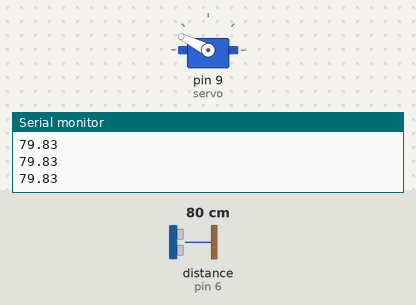
Bench run of a sketch on a simulated Arduino Uno, built with avr-gcc and run on an emulated ATmega328P. Shown: servo, the last lines printed to the serial monitor. Wiring (inferred from the names in the program): ultrasonic range finder: trigger pin 7; echo pin 6. The test bench sets the inputs (shaded band); at power-on: distance to the obstacle (sensor on pin 6) 80 cm. The echo pulse lasts 58.3 µs per cm.

Above: at 1.2 s.
1.3 s: distance to the obstacle (sensor on pin 6) set to 2 cm
At 2.4 s:
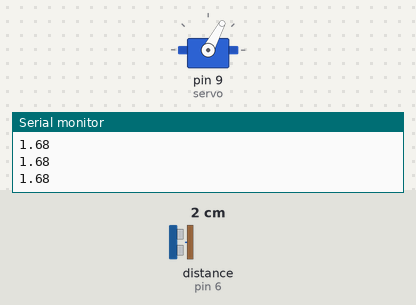
4.3 s: distance to the obstacle (sensor on pin 6) set to 18 cm
7.3 s: distance to the obstacle (sensor on pin 6) set to 35 cm
At 8.0 s:
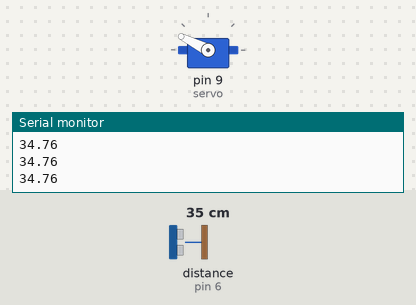
8.8 s: distance to the obstacle (sensor on pin 6) set to 9 cm
11.8 s: distance to the obstacle (sensor on pin 6) set to 60 cm
At 12.6 s:
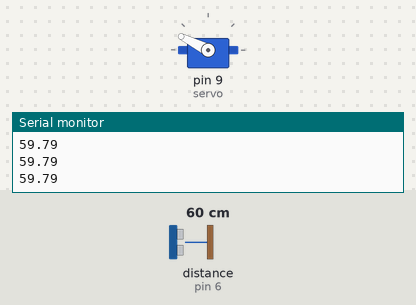
Timing chart, 0 to 14.3 s (numbered marks = the images above; inputs shaded):
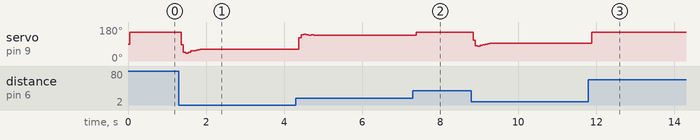

Measured:
- after the input at 7.3 s, servo on pin 9 (servo): 136° → 153° after 0.08 s
- after the input at 11.8 s, servo on pin 9 (servo): 94° → 153° after 0.08 s

The sketch:

BallandBeamCode.ino
```cpp
#include <Servo.h>
#define Umax 90//ngle of the servomotr in degrees
#define Umin -90//n angle
#define Umax_rad 1.571  // maximum angle of the servomotr in radiants
#define Umin_rad -1.571 // minimun angle
#define T 0.09 // sampling time

const int echoPin1= 6;
const int trigPin1= 7;

int pos;

Servo servo;

double setpoint, setpoint_prec;  // In meters : 30cm --> 0.3m
double y, y_prec;
double error;
double P, I, D, U;
double I_prec=0, U_prec=0, D_prec=0;
boolean Saturation = false;

double Kp =10;
double Ki = 0;
double Kd = 1;

float measure_1 (void);
void move_servo(int);

void setup() {

   Serial.begin(9600);

   pinMode(trigPin1, OUTPUT);
   pinMode(echoPin1, INPUT);
   servo.attach(9);

}

void loop() {

   setpoint = (.05);  // distance of the cube from the sensor ( meters )
   setpoint = 0.53*setpoint + 0.47*setpoint_prec  ;

   delay(3);

   y = measure_1();  // distance of the cart from the sensor ( meters )
   y =  0.53*y + 0.47*y_prec  ;   // (  alfa*y :   if alfa increases, y less attenuated and similar to the measured y  --> so the measurement is noisy but fast )


   //Serial.println(y);

   delay (3);

   error = round( 100*(y - setpoint) )*0.01;     // meters

   P = Kp*error;

   if ( ! Saturation )  I = I_prec + T*Ki*error;

   D = (Kd/T)*(y - y_prec);

   D = 0.56*D + 0.44*D_prec;    // filtering D

   U = P + I + round(100*D)*0.01 ;  // U in radiants

   if ( U < Umin_rad)  {
                        U=Umin_rad;
                        Saturation = true;
                       }

   else if ( U > Umax_rad)  {
                             U=Umax_rad;
                             Saturation = true;
                            }

   else     Saturation = false;

   U=round(U*180/M_PI);     // Transform U in degrees. Now I have :   -63Â° < U < 63Â°

   U=map(U, Umin, Umax, 24, 156); // I map the computed value of U to the corresponding value of the servomotor

   if (U < 83 || U > 95 || abs(error) > 0.02 ) move_servo( round(U) );   // I continue until I have error and the control action U is greater than a threshold.

   delay (24);

   //Serial.print(setpoint*100);
   //Serial.print(" ");
   //Serial.print(y*100);
   //Serial.print(" ");
   // Serial.println(U);
   //Serial.println();

   I_prec = I;
   y_prec = y;
   D_prec = D;
   setpoint_prec = setpoint;
}


float measure_1 (void) {

long duration=0;
float distance=0;

digitalWrite(trigPin1, LOW);
delayMicroseconds(10);

digitalWrite(trigPin1, HIGH);
delayMicroseconds(10);

digitalWrite(trigPin1, LOW);

duration = pulseIn(echoPin1, HIGH);
distance = (float)duration/58.2;

Serial.println(distance);

delay(30);

if (distance > 42) distance=43;
else if (distance < 0) distance=0;

return 0.01*(distance-1.5+0.5);   // meters

}


void move_servo(int u) {
servo.write(u-map(u, 30, 150, 14, 3));

}
```
